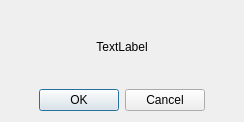
<?xml version="1.0" encoding="UTF-8"?>
<ui version="4.0">
 <class>delete_popup_window</class>
 <widget class="QDialog" name="delete_popup_window">
  <property name="geometry">
   <rect>
    <x>0</x>
    <y>0</y>
    <width>244</width>
    <height>122</height>
   </rect>
  </property>
  <property name="windowTitle">
   <string>Dialog</string>
  </property>
  <layout class="QGridLayout" name="gridLayout">
   <item row="0" column="0">
    <layout class="QVBoxLayout" name="verticalLayout">
     <item>
      <widget class="QLabel" name="label">
       <property name="text">
        <string>TextLabel</string>
       </property>
       <property name="alignment">
        <set>Qt::AlignCenter</set>
       </property>
       <property name="margin">
        <number>6</number>
       </property>
      </widget>
     </item>
     <item>
      <widget class="QDialogButtonBox" name="buttonBox">
       <property name="orientation">
        <enum>Qt::Horizontal</enum>
       </property>
       <property name="standardButtons">
        <set>QDialogButtonBox::Cancel|QDialogButtonBox::Ok</set>
       </property>
       <property name="centerButtons">
        <bool>true</bool>
       </property>
      </widget>
     </item>
    </layout>
   </item>
  </layout>
 </widget>
 <resources/>
 <connections>
  <connection>
   <sender>buttonBox</sender>
   <signal>accepted()</signal>
   <receiver>delete_popup_window</receiver>
   <slot>accept()</slot>
   <hints>
    <hint type="sourcelabel">
     <x>248</x>
     <y>254</y>
    </hint>
    <hint type="destinationlabel">
     <x>157</x>
     <y>274</y>
    </hint>
   </hints>
  </connection>
  <connection>
   <sender>buttonBox</sender>
   <signal>rejected()</signal>
   <receiver>delete_popup_window</receiver>
   <slot>reject()</slot>
   <hints>
    <hint type="sourcelabel">
     <x>316</x>
     <y>260</y>
    </hint>
    <hint type="destinationlabel">
     <x>286</x>
     <y>274</y>
    </hint>
   </hints>
  </connection>
 </connections>
</ui>
